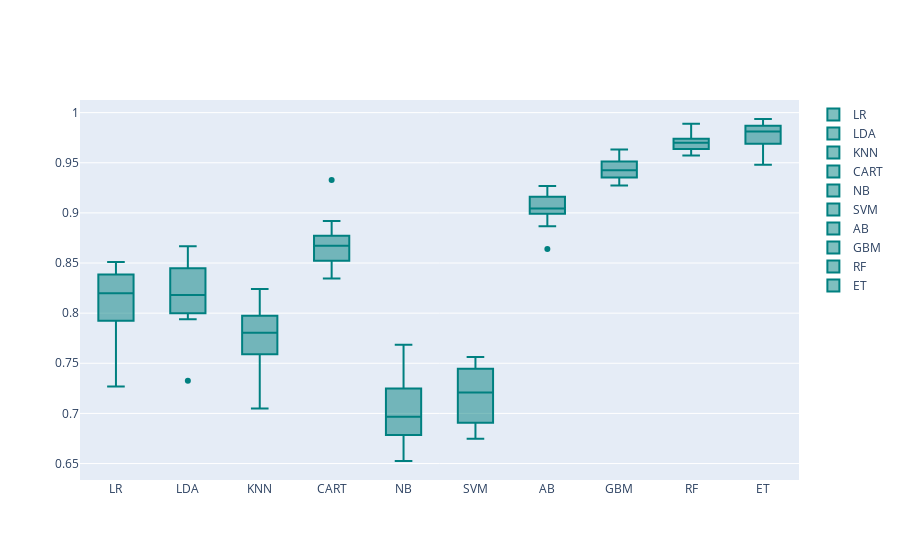

Notebook code cell kept with this figure:
### Code cell
models = GetBasedModel()
names,results = BasedLine2(X_train, y_train,models)
PlotBoxR().PlotResult(names,results)

### Figure 1 — Plotly figure (JSON) as saved in the notebook; plotly's stock layout.template omitted (floating-point values rounded to 4 significant figures)
{"data": [{"marker": {"color": "rgb(0, 128, 128)"}, "name": "LR", "type": "box", "y": [0.7731, 0.7925, 0.8431, 0.8386, 0.8196, 0.7268, 0.798, 0.82, 0.8295, 0.8511]}, {"marker": {"color": "rgb(0, 128, 128)"}, "name": "LDA", "type": "box", "y": [0.8086, 0.8, 0.8668, 0.8447, 0.8275, 0.7325, 0.794, 0.802, 0.8416, 0.8596]}, {"marker": {"color": "rgb(0, 128, 128)"}, "name": "KNN", "type": "box", "y": [0.7253, 0.7591, 0.7725, 0.7802, 0.7973, 0.7806, 0.7049, 0.8048, 0.7953, 0.8241]}, {"marker": {"color": "rgb(0, 128, 128)"}, "name": "CART", "type": "box", "y": [0.892, 0.8444, 0.9327, 0.8652, 0.8524, 0.8741, 0.8693, 0.8345, 0.8529, 0.8772]}, {"marker": {"color": "rgb(0, 128, 128)"}, "name": "NB", "type": "box", "y": [0.6784, 0.6726, 0.7248, 0.7174, 0.7293, 0.6525, 0.6985, 0.7685, 0.6929, 0.6949]}, {"marker": {"color": "rgb(0, 128, 128)"}, "name": "SVM", "type": "box", "y": [0.7112, 0.6907, 0.7562, 0.6826, 0.7445, 0.6747, 0.745, 0.7309, 0.7283, 0.7131]}, {"marker": {"color": "rgb(0, 128, 128)"}, "name": "AB", "type": "box", "y": [0.8991, 0.9104, 0.9161, 0.9048, 0.9248, 0.864, 0.8995, 0.8868, 0.904, 0.9268]}, {"marker": {"color": "rgb(0, 128, 128)"}, "name": "GBM", "type": "box", "y": [0.9518, 0.9272, 0.943, 0.9395, 0.9512, 0.928, 0.942, 0.9354, 0.9475, 0.9632]}, {"marker": {"color": "rgb(0, 128, 128)"}, "name": "RF", "type": "box", "y": [0.9573, 0.9697, 0.974, 0.9683, 0.9637, 0.9701, 0.9582, 0.9711, 0.9758, 0.9889]}, {"marker": {"color": "rgb(0, 128, 128)"}, "name": "ET", "type": "box", "y": [0.9844, 0.9869, 0.9585, 0.983, 0.99, 0.9481, 0.9795, 0.969, 0.979, 0.9936]}], "layout": {}}
